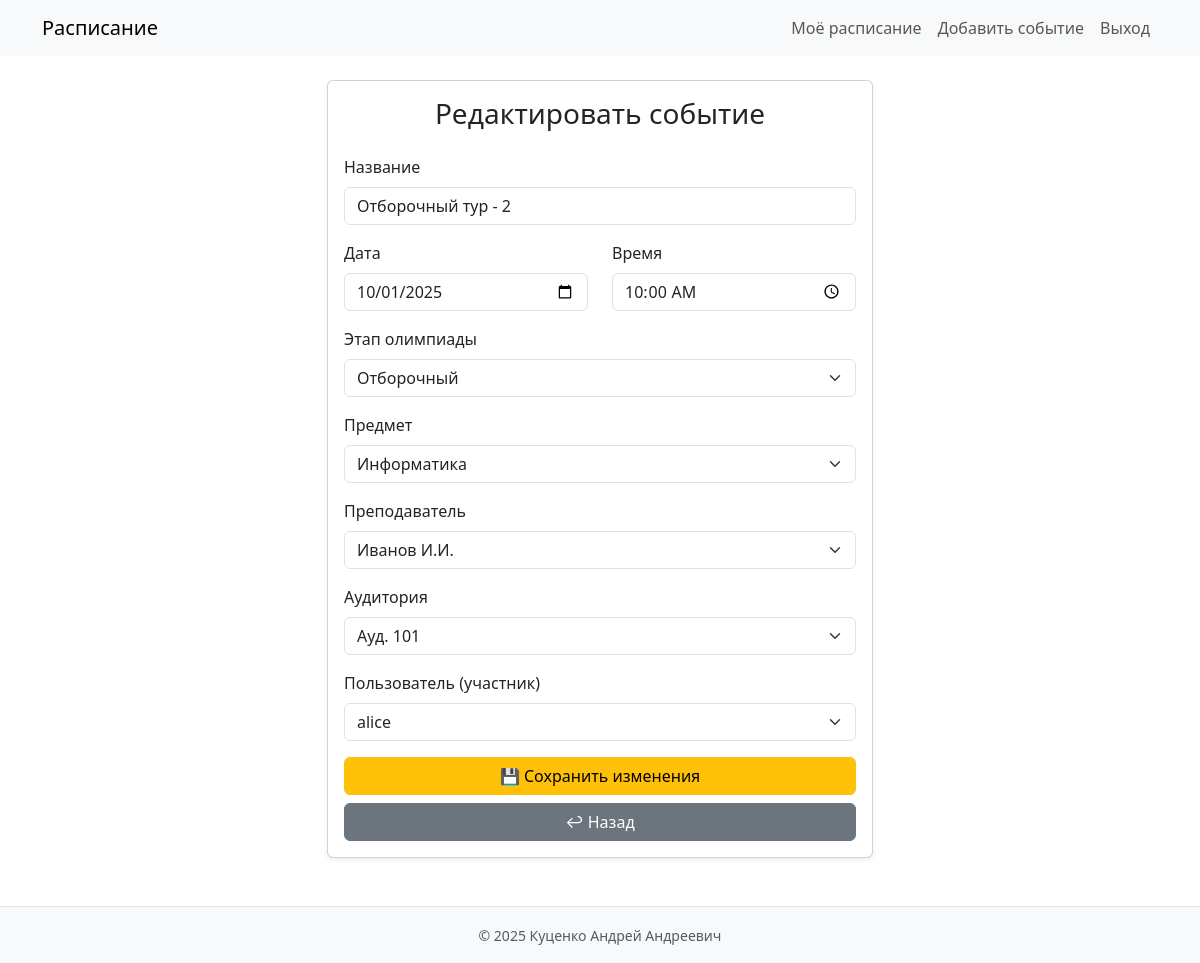
/edit_event/1 (signed in), run on the app's committed database.
### models.py (models this page shows)
class Event(db.Model):
    __tablename__ = 'events'
    id = db.Column(db.Integer, primary_key=True)
    title = db.Column(db.String(200), nullable=False)
    date = db.Column(db.Date, nullable=False)
    time = db.Column(db.Time, nullable=False)
    stage = db.Column(db.String(100), nullable=True)  # этап олимпиады
    user_id = db.Column(db.Integer, db.ForeignKey('users.id'), nullable=False)
    subject_id = db.Column(db.Integer, db.ForeignKey('subjects.id'))
    teacher_id = db.Column(db.Integer, db.ForeignKey('teachers.id'))
    room_id = db.Column(db.Integer, db.ForeignKey('rooms.id'))
    subject = db.relationship('Subject')
    teacher = db.relationship('Teacher')
    room = db.relationship('Room')

class Subject(db.Model):
    __tablename__ = 'subjects'
    id = db.Column(db.Integer, primary_key=True)
    name = db.Column(db.String(200), nullable=False)

class Teacher(db.Model):
    __tablename__ = 'teachers'
    id = db.Column(db.Integer, primary_key=True)
    name = db.Column(db.String(200), nullable=False)

class Room(db.Model):
    __tablename__ = 'rooms'
    id = db.Column(db.Integer, primary_key=True)
    number = db.Column(db.String(50), nullable=False)

class User(UserMixin, db.Model):
    __tablename__ = 'users'
    id = db.Column(db.Integer, primary_key=True)
    username = db.Column(db.String(150), unique=True, nullable=False)
    password = db.Column(db.String(150), nullable=False)
    role = db.Column(db.String(50), nullable=False, default="participant")
    group_id = db.Column(db.Integer, db.ForeignKey('groups.id'))  # 🔹 вот этого не хватало
    events = db.relationship('Event', backref='user', lazy=True)

### app.py (the view, shortened to what this page needs)
@app.route('/edit_event/<int:id>', methods=['GET', 'POST'])
@login_required
def edit_event(id):
    if current_user.role not in ["organizer", "admin"]:
        flash("Недостаточно прав для редактирования событий")
        return redirect(url_for('schedule'))
    event = Event.query.get_or_404(id)
    subjects = Subject.query.all()
    teachers = Teacher.query.all()
    from models import Room
    rooms = Room.query.all()
    users = User.query.filter_by(role="participant").all()
    return render_template(
        'edit_event.html',
        event=event,
        subjects=subjects,
        teachers=teachers,
        rooms=rooms,
        users=users
    )

### app.py (called while the page is built)
@login_manager.user_loader
def load_user(user_id):
    return User.query.get(int(user_id))

### templates/edit_event.html (shortened to what this page needs)
{% extends 'base.html' %}
{% block content %}
<div class="row justify-content-center">
    <div class="col-md-8 col-lg-6">
        <div class="card shadow-sm">
            <div class="card-body">
                <h3 class="card-title text-center mb-4">Редактировать событие</h3>
                <form method="POST">
                    <div class="mb-3">
                        <label class="form-label">Название</label>
                        <input type="text" name="title" value="{{ event.title }}" class="form-control" required>
                    </div>
                    <div class="row">
                        <div class="col-md-6 mb-3">
                            <label class="form-label">Дата</label>
                            <input type="date" name="date" value="{{ event.date }}" class="form-control" required>
                        </div>
                        <div class="col-md-6 mb-3">
                            <label class="form-label">Время</label>
                            <input type="time" name="time" value="{{ event.time }}" class="form-control" required>
                        </div>
                    </div>
                    <div class="mb-3">
                        <label class="form-label">Этап олимпиады</label>
                        <select name="stage" class="form-select" required>
                            {% for st in ['Отборочный','Полуфинал','Заключительный','Консультация'] %}
                                <option value="{{ st }}" {% if event.stage == st %}selected{% endif %}>{{ st }}</option>
                            {% endfor %}
                        </select>
                    </div>
                    <div class="mb-3">
                        <label class="form-label">Предмет</label>
                        <select name="subject" class="form-select" required>
                            {% for subj in subjects %}
                                <option value="{{ subj.id }}" {% if event.subject_id == subj.id %}selected{% endif %}>
                                    {{ subj.name }}
                                </option>
                            {% endfor %}
                        </select>
                    </div>
                    <div class="mb-3">
                        <label class="form-label">Преподаватель</label>
                        <select name="teacher" class="form-select" required>
                            {% for t in teachers %}
                                <option value="{{ t.id }}" {% if event.teacher_id == t.id %}selected{% endif %}>
                                    {{ t.name }}
                                </option>
                            {% endfor %}
                        </select>
                    </div>
                    <div class="mb-3">
                        <label class="form-label">Аудитория</label>
                        <select name="room" class="form-select" required>
                            {% for r in rooms %}
                                <option value="{{ r.id }}" {% if event.room_id == r.id %}selected{% endif %}>
                                    {{ r.number }}
                                </option>
                            {% endfor %}
                        </select>
                    </div>
                    <div class="mb-3">
                        <label class="form-label">Пользователь (участник)</label>
                        <select name="user" class="form-select" required>
                            {% for u in users %}
                                <option value="{{ u.id }}" {% if event.user_id == u.id %}selected{% endif %}>
                                    {{ u.username }}
                                </option>
                            {% endfor %}
                        </select>
                    </div>
                    <div class="d-grid">
                        <button type="submit" class="btn btn-warning">💾 Сохранить изменения</button>
                        <a href="{{ url_for('schedule') }}" class="btn btn-secondary mt-2">↩ Назад</a>
                    </div>
                </form>
            </div>
        </div>
    </div>
</div>
{% endblock %}

### data on the page
Event: title "Отборочный тур - 2", date "10/01/2025", time "10:00:00", stage "Отборочный", subject "Информатика", teacher "Иванов И.И.", room "Ауд. 101", user "alice"
